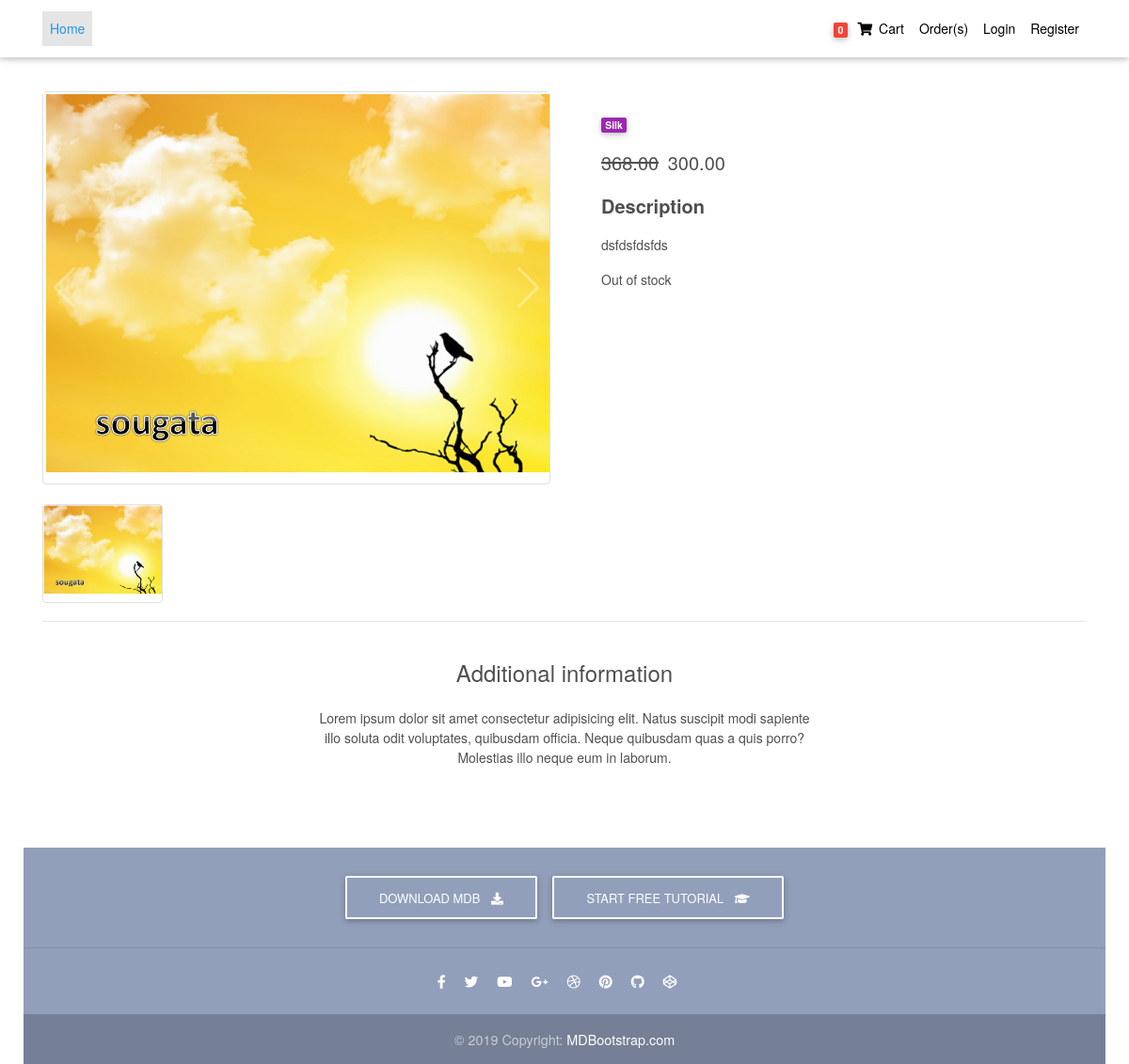
Screenshot of /product/demo-2/ with the database file from the repository.
### products/models.py (models this page shows, shortened)
class ItemImage(models.Model):
    item = models.ForeignKey(Item, on_delete = models.CASCADE)
    image = models.ImageField(upload_to = 'products/images/')
    featured = models.BooleanField(default = False)
    thumbnail = models.BooleanField(default = False)
    active = models.BooleanField(default = True)
    updated = models.DateTimeField(auto_now = True, auto_now_add = False)

class Item(models.Model):
    title = models.CharField(max_length = 100)
    price = models.DecimalField(max_digits = 100, decimal_places = 2)
    discount_price = models.DecimalField(max_digits = 100, decimal_places = 2,blank=True, null = True)
    catagory =  models.CharField(max_length = 10, choices = CATAGORY_CHOICE)
    label = models.CharField(max_length = 10, choices = LABEL_CHOICE)
    slug = models.SlugField(unique = True)
    description = models.TextField()
    quantity = models.IntegerField(default=1)
    active = models.BooleanField(default=True)
    created = models.DateTimeField(auto_now = False, auto_now_add = True)
    updated = models.DateTimeField(auto_now = True, auto_now_add = False)

### products/views.py (the view)
# urls.py: path('product/<slug>/',ItemDetailView.as_view(), name='product'),
class ItemDetailView(DetailView):
    model = Item
    template_name = "products/product.html"
    def get_context_data(self, **kwargs):
        context = super(ItemDetailView,self).get_context_data(**kwargs)
        if self.request.user.is_authenticated:
            try:
                cart = Cart.objects.filter(user=self.request.user, active=True)[0]
            except:
                cart = None
        else:
            try:
                the_id = self.request.session['cart_id']
                cart = Cart.objects.get(id=the_id)
            except:
                cart = None
        context['cart_value'] = False
        if cart:
            cart_item = CartItem(cart = cart, item = self.object)
            if cart.cartitem_set.filter(item = self.object):
                context['cart_value'] = True
        context['form'] = ChooseQuantity()
        return context

### templates/products/product.html (shortened to what this page needs)
{% extends 'base.html' %}
{% load static %}
{% load crispy_forms_tags %}
{% block css %}
<link href="{% static 'css/swiper-style.css' %}" rel="stylesheet">
<link href="{% static 'css/swiper.min.css' %}" rel="stylesheet">
{% endblock %}
{% block content %}
  <main class="pt-4">
    <div class="container dark-grey-text mt-5">
      <div class="row wow fadeIn">
        <div class="col-md-6 mb-4">
          <div class="swiper-container gallery-top" style="">
            <div class="swiper-wrapper">
              {% for item in object.itemimage_set.all %}
                <div class="swiper-slide" style="border: 1px solid rgba(0, 0, 0, 0.125);border-radius: 0.25rem;">
                  <img src="{{ item.image.url }}" alt="" class="img-fluid" style="">
                </div>
              {% endfor %}
            </div>
          </div><br>
          <div class="swiper-container gallery-thumbs">
            <div class="swiper-wrapper">
              {% for item in object.itemimage_set.all %}
                <div class="swiper-slide" style="display:inline-block;border: 1px solid rgba(0, 0, 0, 0.125);border-radius: 0.25rem;">
                  <img src="{{ item.image.url }}" alt="" class="img-fluid">
                </div>
              {% endfor %}
            </div>
        </div>
        </div>
        <div class="col-md-6 mb-4">
          <div class="p-4">
            <div class="mb-3">
              <a href="">
                <span class="badge purple mr-1">{{ object.get_catagory_display }}</span>
              </a>
            </div>
            <p class="lead">
              {% if object.discount_price %}
              <span class="mr-1">
                <del>{{ object.price }}</del>
              </span>
              <span>{{ object.discount_price }}</span>
              {% else %}
              <span>{{ object.price }}</span>
              {% endif %}
            </p>
            <p class="lead font-weight-bold">Description</p>
            <p>{{ object.description }}</p>
            {% if object.quantity %}
                {% if cart_value %}
                  <a href="{% url 'cart:cart' %}" class="btn btn-primary btn-md my-0 p">Go to Cart</a>
                {% else %}
                <form class="d-flex justify-content-left" action="{% url 'cart:add-to-cart' object.slug %}" method="POST">
                  {% csrf_token %}
                  {{ form|crispy }}
                  <button class="btn btn-primary btn-md my-0 p" type="submit">Add to cart
                    <i class="fas fa-shopping-cart ml-1"></i>
                  </button>
                </form>
                {% endif %}
            {% else %}
                Out of stock
            {% endif %}
            <br>
          </div>
        </div>
      </div>
      <hr>
      <div class="row d-flex justify-content-center wow fadeIn">
        <div class="col-md-6 text-center">
          <h4 class="my-4 h4">Additional information</h4>
          <p>Lorem ipsum dolor sit amet consectetur adipisicing elit. Natus suscipit modi sapiente illo soluta odit
            voluptates,
            quibusdam officia. Neque quibusdam quas a quis porro? Molestias illo neque eum in laborum.</p>
        </div>
      </div>
      <div class="row wow fadeIn">
        <div class="col-lg-4 col-md-12 mb-4">
        </div>
        <div class="col-lg-4 col-md-6 mb-4">
        </div>
        <div class="col-lg-4 col-md-6 mb-4">
        </div>
      </div>
    </div>
  </main>
{% endblock %}

### static/css/style.css (style rules this page uses)
html, body, .view { height: 100%; }

### templates/base.html (style rules this page uses)
html, body, header, .carousel { height: 60vh; }

### rows the page displays
ItemImage: image (picture)
Item: catagory "Silk", price "368.00", discount_price "300.00", description "dsfdsfdsfds"
